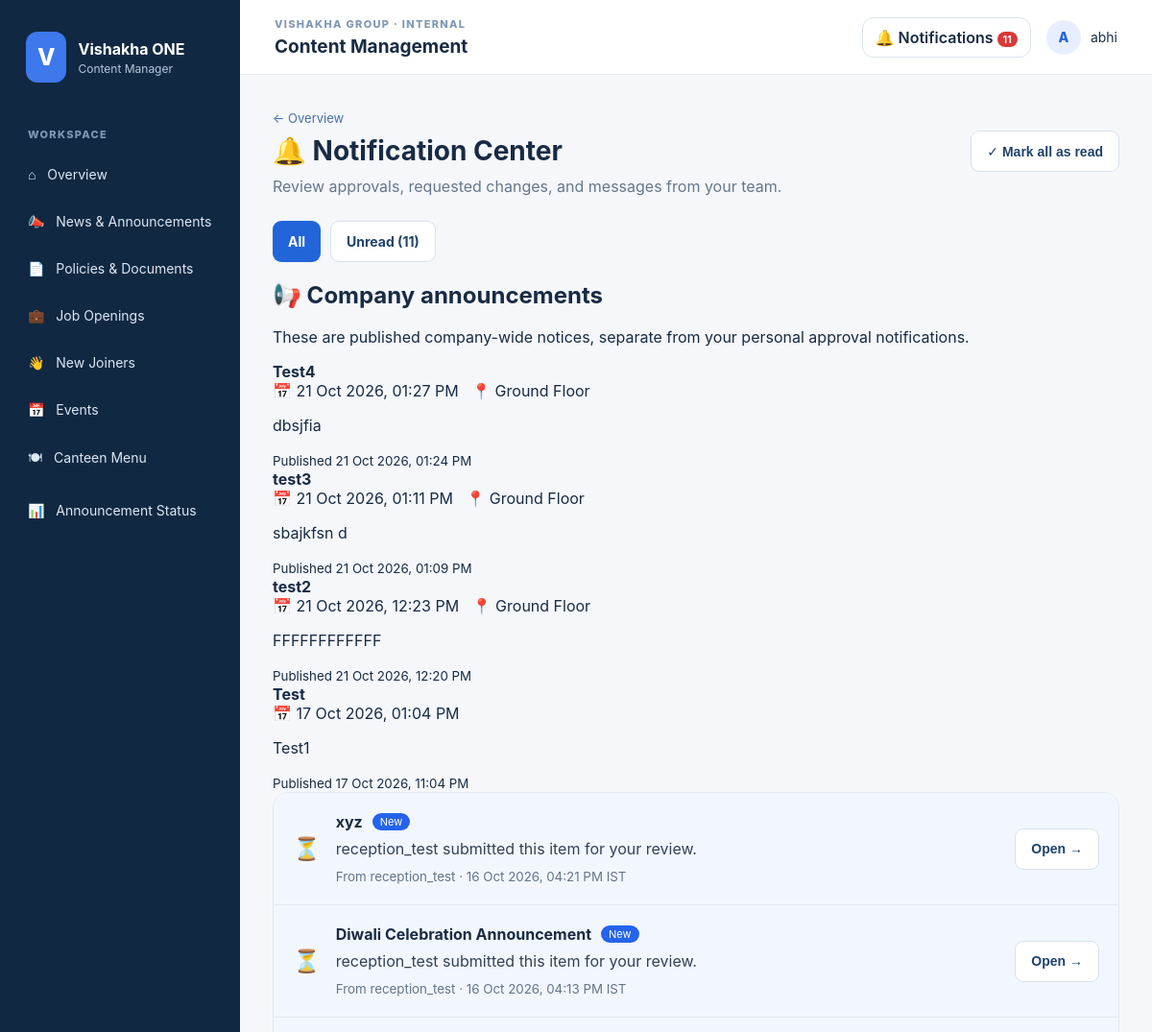
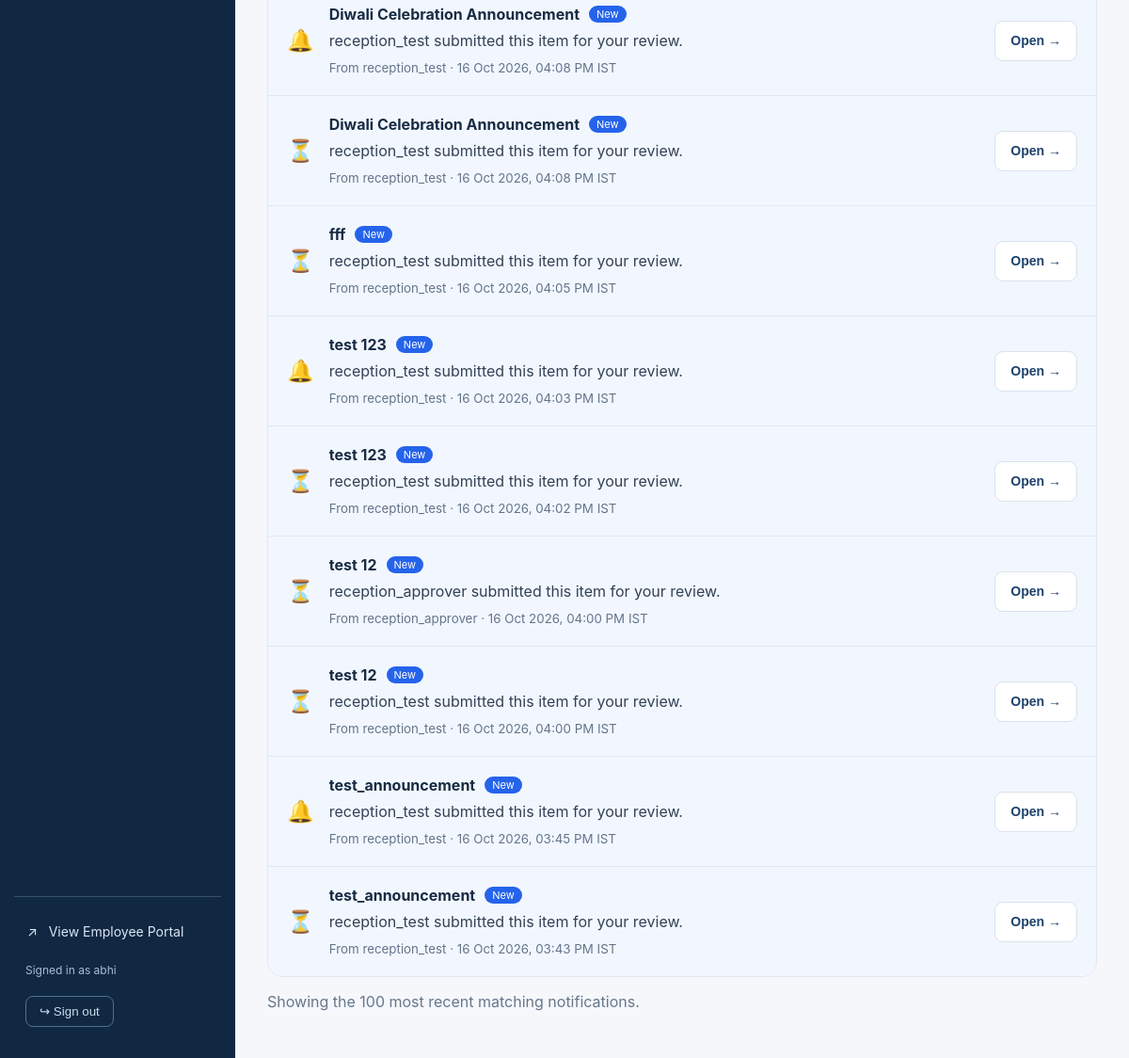
Screenshot of /content-manager/notifications/ (signed in) with the database file from the repository (2 pictures, top to bottom).
### contenthub/models.py (models this page shows, shortened)
class ContentBase(models.Model):
    title = models.CharField(max_length=220)
    summary = models.TextField(blank=True)
    APPROVAL_CHOICES = [
        ('draft', 'Draft'), ('pending', 'Pending approval'),
        ('approved', 'Approved'), ('rejected', 'Changes requested'),
    ]
    approval_status = models.CharField(max_length=12, choices=APPROVAL_CHOICES, default='approved', db_index=True)
    submitted_by = models.ForeignKey('auth.User', null=True, blank=True, on_delete=models.SET_NULL, related_name='+')
    reviewed_by = models.ForeignKey('auth.User', null=True, blank=True, on_delete=models.SET_NULL, related_name='+')
    submitted_at = models.DateTimeField(null=True, blank=True)
    reviewed_at = models.DateTimeField(null=True, blank=True)
    review_note = models.TextField(blank=True)
    is_published = models.BooleanField(default=False)
    published_at = models.DateTimeField(default=timezone.now)
    display_order = models.PositiveIntegerField(default=0)
    created_at = models.DateTimeField(auto_now_add=True)
    updated_at = models.DateTimeField(auto_now=True)
    objects = PublishedQuerySet.as_manager()
    class Meta:
        abstract = True
        ordering = ('display_order', '-published_at')

class Announcement(ContentBase):
    class Meta(ContentBase.Meta):
        permissions = [('approve_announcement', 'Can approve Announcement content')]
    CATEGORY_CHOICES = [('news', 'Company News'), ('announcement', 'Announcement'), ('recognition', 'Recognition'), ('gallery', 'Life at Vishakha Gallery')]
    category = models.CharField(max_length=20, choices=CATEGORY_CHOICES, default='news')
    image = models.ImageField(upload_to='content/announcements/', blank=True)
    body = models.TextField(blank=True)
    event_at = models.DateTimeField(null=True, blank=True, help_text='Optional event date and time (local timezone).')
    event_location = models.CharField(max_length=180, blank=True, help_text='Optional venue or location.')
    PRIORITY_CHOICES = [('normal', 'Normal'), ('important', 'Important'), ('urgent', 'Urgent')]
    priority = models.CharField(max_length=12, choices=PRIORITY_CHOICES, default='normal', db_index=True)
    expires_at = models.DateTimeField(null=True, blank=True, help_text='Optional. Announcement disappears automatically after this time.')

class ContentNotification(models.Model):
    recipient = models.ForeignKey('auth.User', on_delete=models.CASCADE, related_name='content_notifications')
    actor = models.ForeignKey('auth.User', null=True, blank=True, on_delete=models.SET_NULL, related_name='+')
    section = models.CharField(max_length=30)
    object_id = models.PositiveIntegerField()
    title = models.CharField(max_length=220)
    message = models.TextField(blank=True)
    kind = models.CharField(max_length=30)
    is_read = models.BooleanField(default=False, db_index=True)
    created_at = models.DateTimeField(auto_now_add=True)
    class Meta:
        ordering = ('-created_at',)

### contenthub/manager_views.py (the view)
# urls.py: path('notifications/', views.notification_center, name='notification_center'),
@never_cache
@login_required
def notification_center(request):
    data = manager_context(request)
    status = request.GET.get('status', 'all')
    notifications = ContentNotification.objects.filter(recipient=request.user).select_related('actor')
    if status == 'unread':
        notifications = notifications.filter(is_read=False)
    elif status not in ('all', 'unread'):
        status = 'all'
    data.update(notification_records=notifications[:100], notification_status=status)
    return render(request, 'content_manager/notifications.html', data)

### contenthub/manager_views.py (called while the page is built)
def allowed(user, model, action='view'):
    return user.is_active and (user.is_superuser or user.has_perm(f'{model._meta.app_label}.{action}_{model._meta.model_name}'))

def manager_context(request):
    return {
        'notifications': ContentNotification.objects.filter(recipient=request.user)[:8],
        'unread_count': ContentNotification.objects.filter(recipient=request.user, is_read=False).count(),
        'sections': [{**config, 'slug': slug, 'can_view': any(allowed(request.user, config['model'], a) for a in ('view', 'add', 'change'))} for slug, config in SECTIONS.items()],
        'employee_portal_url': reverse('portal:home'),
    }

### contenthub/models.py (called while the page is built)
    def visible(self):
        qs = self.filter(is_published=True, approval_status='approved', published_at__lte=timezone.now())
        if self.model.__name__ == 'Announcement':
            qs = qs.filter(Q(expires_at__isnull=True) | Q(expires_at__gt=timezone.now()))
        return qs

### contenthub/templatetags/company_notices.py (called while the page is built)
@register.simple_tag
def published_company_notices():
    return Announcement.objects.visible().filter(category='announcement').order_by('-published_at')[:30]

### templates/content_manager/notifications.html (shortened to what this page needs)
{% extends 'content_manager/base.html' %}{% load company_notices %}{% block content %}
<div class="cm-intro"><div><a class="cm-back" href="{% url 'content_manager:dashboard' %}">← Overview</a><h1>🔔 Notification Center</h1><p>Review approvals, requested changes, and messages from your team.</p></div>
<form method="post" action="{% url 'content_manager:notifications_read_all' %}">{% csrf_token %}<button type="submit" class="cm-btn cm-btn-secondary" {% if not unread_count %}disabled{% endif %}>✓ Mark all as read</button></form></div>
<nav class="cm-notification-filters" aria-label="Notification filters"><a class="cm-btn {% if notification_status == 'all' %}cm-btn-primary{% else %}cm-btn-secondary{% endif %}" href="{% url 'content_manager:notification_center' %}">All</a><a class="cm-btn {% if notification_status == 'unread' %}cm-btn-primary{% else %}cm-btn-secondary{% endif %}" href="{% url 'content_manager:notification_center' %}?status=unread">Unread ({{ unread_count }})</a></nav>
{% published_company_notices as company_notices %}
{% if company_notices %}<section class="cm-company-notices" aria-label="Company announcements"><h2>📢 Company announcements</h2><p>These are published company-wide notices, separate from your personal approval notifications.</p>{% for notice in company_notices %}<article class="cm-company-notice"><strong>{{ notice.title }}</strong><div>{% if notice.event_at %}📅 {{ notice.event_at|date:'d M Y, h:i A' }}{% endif %}{% if notice.event_location %} &nbsp; 📍 {{ notice.event_location }}{% endif %}</div><p>{{ notice.summary|default:notice.body|truncatechars:300 }}</p><small>Published {{ notice.published_at|date:'d M Y, h:i A' }}</small></article>{% endfor %}</section>{% endif %}
<div class="cm-notification-list">{% for item in notification_records %}<article class="cm-notification-row {% if not item.is_read %}cm-notification-row-unread{% endif %}"><div class="cm-notification-symbol">{% if item.kind == 'changes' %}✏️{% elif item.kind == 'approved' %}✅{% elif item.kind == 'pending' %}⏳{% else %}🔔{% endif %}</div><div class="cm-notification-body"><div class="cm-notification-meta"><strong>{{ item.title }}</strong>{% if not item.is_read %}<span class="cm-unread-pill">New</span>{% endif %}</div><p>{{ item.message }}</p><small>{% if item.actor %}From {{ item.actor.get_full_name|default:item.actor.username }} · {% endif %}{{ item.created_at|date:'d M Y, h:i A' }} IST</small></div><form method="post" action="{% url 'content_manager:notification_open' item.pk %}">{% csrf_token %}<button type="submit" class="cm-btn cm-btn-secondary">Open →</button></form></article>{% empty %}<div class="cm-empty-notifications">🎉 No notifications to show.</div>{% endfor %}</div>
<p class="cm-muted">Showing the 100 most recent matching notifications.</p>
{% endblock %}

### templates/content_manager/base.html (shortened to what this page needs)
{% load static %}<!doctype html>
<html lang="en"><head><meta charset="utf-8"><meta name="viewport" content="width=device-width, initial-scale=1"><title>Content Manager | Vishakha One</title><link rel="stylesheet" href="{% static 'css/content_manager.css' %}"><link rel="stylesheet" href="{% static 'css/step11_content_manager.css' %}"><link rel="stylesheet" href="{% static 'css/step11_1_notifications.css' %}"><link rel="stylesheet" href="{% static 'css/step11_2_notifications.css' %}"></head>
<body><div class="cm-shell"><aside class="cm-side"><a class="cm-brand" href="{% url 'content_manager:dashboard' %}"><span class="cm-logo">V</span><span><strong>Vishakha ONE</strong><small>Content Manager</small></span></a><div class="cm-caption">WORKSPACE</div><a class="cm-nav" href="{% url 'content_manager:dashboard' %}">⌂ &nbsp; Overview</a>{% for item in sections %}{% if item.can_view %}<a class="cm-nav" href="{% url 'content_manager:list' item.slug %}">{{ item.icon }} {{ item.title }}</a>{% endif %}{% endfor %}<a class="cm-nav" href="{% url 'content_manager:canteen_menu' %}">🍽 &nbsp; Canteen Menu</a><a class="cm-nav" href="{% url 'content_manager:announcement_overview' %}">📊 &nbsp; Announcement Status</a><div class="cm-side-bottom"><a class="cm-nav" href="{{ employee_portal_url }}">↗ &nbsp; View Employee Portal</a><span>Signed in as {{ request.user.get_full_name|default:request.user.username }}</span><form method="post" action="{% url 'content_manager:logout' %}" class="cm-logout-form" data-logout-form><button class="cm-logout" type="submit">↪ Sign out</button></form></div></aside><div class="cm-work"><header class="cm-header"><div><span class="cm-eyebrow">VISHAKHA GROUP · INTERNAL</span><strong>Content Management</strong></div><details class="cm-notifications"><summary aria-label="Notifications">🔔 Notifications {% if unread_count %}<span class="cm-notification-count">{{ unread_count }}</span>{% endif %}</summary></details><div class="cm-user"><span class="cm-user-dot">{{ request.user.username|first|upper }}</span><span>{{ request.user.get_full_name|default:request.user.username }}</span></div></header><main class="cm-main">{% block content %}{% endblock %}</main></div></div></body></html>

### static/css/content_manager.css (style rules this page uses)
:root { font-family:Inter,Segoe UI,Arial,sans-serif;color:#182b43;background:#f5f7fb;font-synthesis:none }
* { box-sizing:border-box }
body { margin:0 }
a { color:inherit;text-decoration:none }
.cm-shell { display:flex;min-height:100vh }
.cm-side { width:250px;flex-shrink:0;background:#102842;color:#dce7f4;padding:25px 15px;display:flex;flex-direction:column;gap:6px }
.cm-brand { display:flex;align-items:center;gap:12px;padding:8px 12px 27px;color:white }
.cm-logo { background:#3d78ed;border-radius:12px;padding:12px;font-weight:800;font-size:24px }
.cm-brand strong,.cm-brand small { display:block }
.cm-brand small { font-size:12px;color:#b6c9dc;margin-top:3px }
.cm-caption,.cm-eyebrow { font-size:11px;letter-spacing:1.3px;font-weight:800;color:#8098b5 }
.cm-caption { padding:14px 14px 7px }
.cm-nav { display:block;padding:13px 14px;border-radius:10px;font-size:14px }
.cm-side-bottom { margin-top:auto;border-top:1px solid #35506c;padding-top:15px }
.cm-side-bottom span { display:block;padding:12px;font-size:12px;color:#a9bdd1 }
.cm-work { flex:1;min-width:0 }
.cm-header { background:white;border-bottom:1px solid #e8edf3;height:78px;display:flex;align-items:center;justify-content:space-between;padding:0 36px }
.cm-header strong,.cm-header .cm-eyebrow { display:block }
.cm-header strong { font-size:19px;margin-top:5px }
.cm-user { display:flex;align-items:center;gap:10px;font-size:14px }
.cm-user-dot { width:36px;height:36px;border-radius:50%;background:#e7efff;color:#2463d6;display:grid;place-items:center;font-weight:800 }
.cm-main { max-width:1280px;margin:0 auto;padding:34px }
.cm-intro { display:flex;align-items:center;justify-content:space-between;gap:16px;margin-bottom:26px }
.cm-intro h1 { font-size:28px;line-height:1.2;margin:9px 0 }
.cm-intro p,.cm-card p,.cm-muted { color:#66778b }
.cm-intro p { margin:0 }
.cm-back { color:#4772ac;font-size:13px }
.cm-btn { border:0;cursor:pointer;border-radius:9px;display:inline-flex;align-items:center;justify-content:center;padding:11px 16px;font-size:14px;font-weight:700;white-space:nowrap }
.cm-btn-primary { background:#2265d9;color:#fff }
.cm-btn-secondary { background:white;color:#1f436d;border:1px solid #d9e2ed }
.cm-logout { margin:8px 12px;background:transparent;color:#cbdced;border:1px solid #52708d;border-radius:8px;padding:8px 14px;cursor:pointer }
.cm-btn { min-height:43px;transition:background .16s,transform .16s,box-shadow .16s;gap:7px }

### static/css/step11_1_notifications.css (style rules this page uses)
.cm-notifications { position:relative;margin-left:auto;margin-right:16px }
.cm-notifications summary { cursor:pointer;list-style:none;padding:10px 13px;border:1px solid #dce3ee;border-radius:12px;font-weight:600;background:white }
.cm-notification-count { display:inline-block;background:#d83939;color:white;border-radius:12px;padding:1px 6px;font-size:11px }

### static/css/step11_2_notifications.css (style rules this page uses)
.cm-logout-form { margin:0 }
.cm-logout { cursor:pointer }
.cm-notification-filters { display:flex;gap:10px;margin:16px 0 }
.cm-notification-list { background:#fff;border:1px solid #e2e8f0;border-radius:16px;overflow:hidden }
.cm-notification-row { display:flex;gap:16px;align-items:center;padding:20px;border-bottom:1px solid #e2e8f0 }
.cm-notification-row:last-child { border-bottom:0 }
.cm-notification-row-unread { background:#f2f7ff }
.cm-notification-symbol { font-size:23px;flex:none }
.cm-notification-body { flex:1;min-width:0 }
.cm-notification-body p { margin:8px 0;color:#334155;white-space:pre-wrap;overflow-wrap:anywhere }
.cm-notification-body small { color:#64748b }
.cm-notification-meta { display:flex;gap:10px;align-items:center }
.cm-unread-pill { background:#2563eb;color:#fff;padding:2px 8px;border-radius:30px;font-size:11px }

### rows the page displays
Announcement: title "Test4", event_at "21 Oct 2026, 01:27 PM", event_location "Ground Floor", summary "dbsjfia", published_at "21 Oct 2026, 01:24 PM"
Announcement: title "test3", event_at "21 Oct 2026, 01:11 PM", event_location "Ground Floor", summary "sbajkfsn d", published_at "21 Oct 2026, 01:09 PM"
Announcement: title "test2", event_at "21 Oct 2026, 12:23 PM", event_location "Ground Floor", summary "FFFFFFFFFFFF", published_at "21 Oct 2026, 12:20 PM"
Announcement: title "Test", event_at "17 Oct 2026, 01:04 PM", summary "Test1", published_at "17 Oct 2026, 11:04 PM"
ContentNotification: title "xyz", is_read "New", message "reception_test submitted this item for your review.", actor.get_full_name "reception_test", created_at "16 Oct 2026, 04:21 PM"
ContentNotification: title "Diwali Celebration Announcement", is_read "New", message "reception_test submitted this item for your review.", actor.get_full_name "reception_test", created_at "16 Oct 2026, 04:13 PM"
ContentNotification: title "Diwali Celebration Announcement", is_read "New", message "reception_test submitted this item for your review.", actor.get_full_name "reception_test", created_at "16 Oct 2026, 04:08 PM"
ContentNotification: title "Diwali Celebration Announcement", is_read "New", message "reception_test submitted this item for your review.", actor.get_full_name "reception_test", created_at "16 Oct 2026, 04:08 PM"
ContentNotification: title "fff", is_read "New", message "reception_test submitted this item for your review.", actor.get_full_name "reception_test", created_at "16 Oct 2026, 04:05 PM"
ContentNotification: title "test 123", is_read "New", message "reception_test submitted this item for your review.", actor.get_full_name "reception_test", created_at "16 Oct 2026, 04:03 PM"
ContentNotification: title "test 123", is_read "New", message "reception_test submitted this item for your review.", actor.get_full_name "reception_test", created_at "16 Oct 2026, 04:02 PM"
ContentNotification: title "test 12", is_read "New", message "reception_approver submitted this item for your review.", actor.get_full_name "reception_approver", created_at "16 Oct 2026, 04:00 PM"
ContentNotification: title "test 12", is_read "New", message "reception_test submitted this item for your review.", actor.get_full_name "reception_test", created_at "16 Oct 2026, 04:00 PM"
ContentNotification: title "test_announcement", is_read "New", message "reception_test submitted this item for your review.", actor.get_full_name "reception_test", created_at "16 Oct 2026, 03:45 PM"
ContentNotification: title "test_announcement", is_read "New", message "reception_test submitted this item for your review.", actor.get_full_name "reception_test", created_at "16 Oct 2026, 03:43 PM"

### other values shown
{{ item.icon }} "📣" "📄" "💼" "👋" "📅"
{{ item.title }} "News & Announcements" "Policies & Documents" "Job Openings" "New Joiners" "Events"
{{ request.user.get_full_name|default:request.user.username }} "abhi"
{{ unread_count }} "11"
{{ request.user.username|first|upper }} "A"
